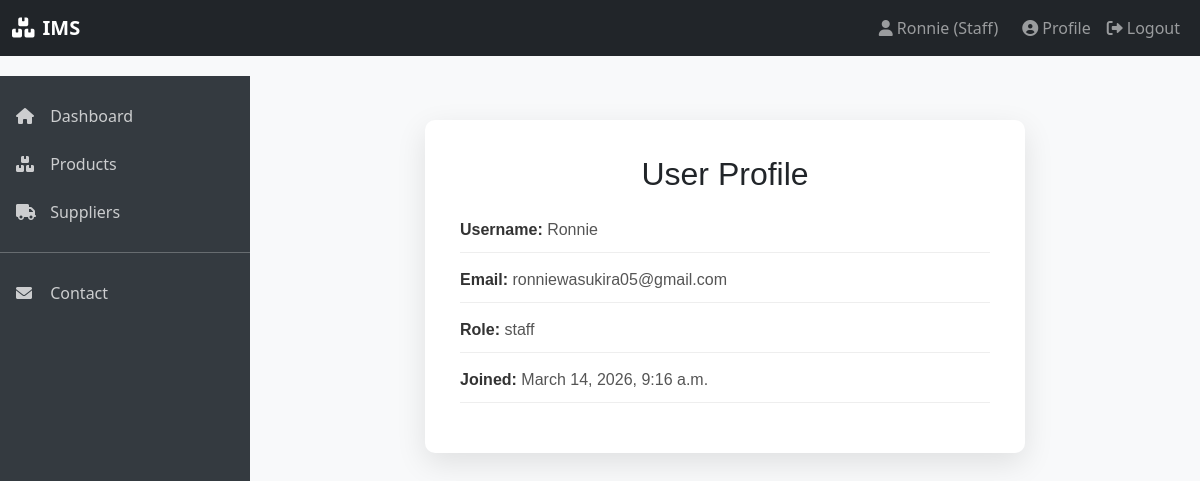
The page /accounts/profile/ (signed in) on the database its author committed.
### accounts/models.py (models this page shows, shortened)
class User(AbstractUser):
    ROLE_CHOICES = [
        ('manager', 'Manager'),
        ('staff', 'Staff'),
    ]
    bio = models.TextField(blank=True, null=True)
    role = models.CharField(max_length=10, choices=ROLE_CHOICES, default='staff')
    joined_date = models.DateTimeField(auto_now_add=True)

### accounts/views.py (the view)
# urls.py: path('profile/', views.profile_view, name='profile'),
@login_required
def profile_view(request):
    return render(request, 'accounts/profile.html', {'user': request.user})

### core/context_processors.py (called while the page is built)
def site_nav(request):
    return {
        'low_stock_products': Product.objects.filter(is_active=True, stock_quantity__lte=10).count(),
        'user_role': request.user.role if request.user.is_authenticated else None,
    }

### templates/accounts/profile.html (shortened to what this page needs)
{% extends 'base.html' %}
{% block content %}
<div class="profile-container">
    <div class="profile-card">
        <h2 class="profile-title">User Profile</h2>
        <div class="profile-info">
            <span class="profile-label">Username:</span>
            <span class="profile-value">{{ user.username }}</span>
        </div>
        <div class="profile-info">
            <span class="profile-label">Email:</span>
            <span class="profile-value">{{ user.email }}</span>
        </div>
        <div class="profile-info">
            <span class="profile-label">Role:</span>
            <span class="profile-value">{{ user.role }}</span>
        </div>
        <div class="profile-info">
            <span class="profile-label">Joined:</span>
            <span class="profile-value">{{ user.joined_date }}</span>
        </div>
    </div>
</div>
{% endblock %}

### templates/base.html (shortened to what this page needs)
<!DOCTYPE html>
<html lang="en">
<head>
    <link href="https://cdn.jsdelivr.net/npm/bootstrap@5.1.3/dist/css/bootstrap.min.css" rel="stylesheet">
    <link rel="stylesheet" href="https://cdnjs.cloudflare.com/ajax/libs/font-awesome/6.0.0/css/all.min.css">
</head>
<body>
    <nav class="navbar navbar-expand-lg navbar-dark bg-dark">
        <div class="container-fluid">
            <a class="navbar-brand ms-3 ms-lg-0" href="{% url 'core:landing' %}">
                <i class="fas fa-boxes me-2"></i>IMS
            </a>
            <div class="navbar-nav ms-auto">
                {% if user.is_authenticated %}
                    <span class="navbar-text me-3">
                        <i class="fas fa-user me-1"></i>{{ user.username }} ({{ user.get_role_display }})
                    </span>
                    <a class="nav-link" href="{% url 'accounts:profile' %}">
                        <i class="fas fa-user-circle me-1"></i>Profile
                    </a>
                    <a class="nav-link" href="{% url 'accounts:logout' %}">
                        <i class="fas fa-sign-out-alt me-1"></i>Logout
                    </a>
                {% endif %}
            </div>
        </div>
    </nav>
    {% if user.is_authenticated %}
    <div class="sidebar" id="sidebar">
        <nav class="nav flex-column py-3">
            <a class="nav-link" href="{% url 'core:landing' %}">
                <i class="fas fa-home"></i> Dashboard
            </a>
            <a class="nav-link" href="{% url 'core:product_list' %}">
                <i class="fas fa-boxes"></i> Products
            </a>
            <a class="nav-link" href="{% url 'core:supplier_list' %}">
                <i class="fas fa-truck"></i> Suppliers
            </a>
            <hr class="my-3">
            <a class="nav-link" href="{% url 'core:contact' %}">
                <i class="fas fa-envelope"></i> Contact
            </a>
        </nav>
    </div>
    {% endif %}
    <div class="main-content{% if not user.is_authenticated %} expanded{% endif %}" id="main-content">
        <div class="container-fluid mt-4">
            {% block content %}{% endblock %}
        </div>
    </div>
</body>
</html>

### templates/base.html (style rules this page uses)
body { background-color: #f8f9fa; }
.navbar-brand { font-weight: bold; font-size: 1.25rem; }
.sidebar { background-color: #343a40; color: white; min-height: calc(100vh - 76px); position: fixed; top: 76px; left: 0; width: 250px; z-index: 1000; transition: transform 0.3s; }
.main-content { margin-left: 250px; transition: margin-left 0.3s; }
.sidebar .nav-link { color: rgba(255,255,255,.75); padding: 0.75rem 1rem; }
.sidebar .nav-link i { width: 20px; margin-right: 10px; }

### templates/accounts/profile.html (style rules this page uses)
.profile-container { display:flex; justify-content:center; align-items:flex-start; padding-top:40px; }
.profile-card { width:100%; max-width:600px; background:#ffffff; padding:35px; border-radius:10px; box-shadow:0 10px 30px rgba(0,0,0,0.1); font-family:Arial, Helvetica, sans-serif; }
.profile-title { text-align:center; margin-bottom:25px; }
.profile-info { margin-bottom:15px; padding-bottom:10px; border-bottom:1px solid #eee; }
.profile-label { font-weight:600; color:#333; }
.profile-value { color:#555; }

### rows shown on the page
User: username "Ronnie", role "Staff", email "ronniewasukira05@gmail.com", role "staff", joined_date "March 14, 2026, 9:16 a.m."
